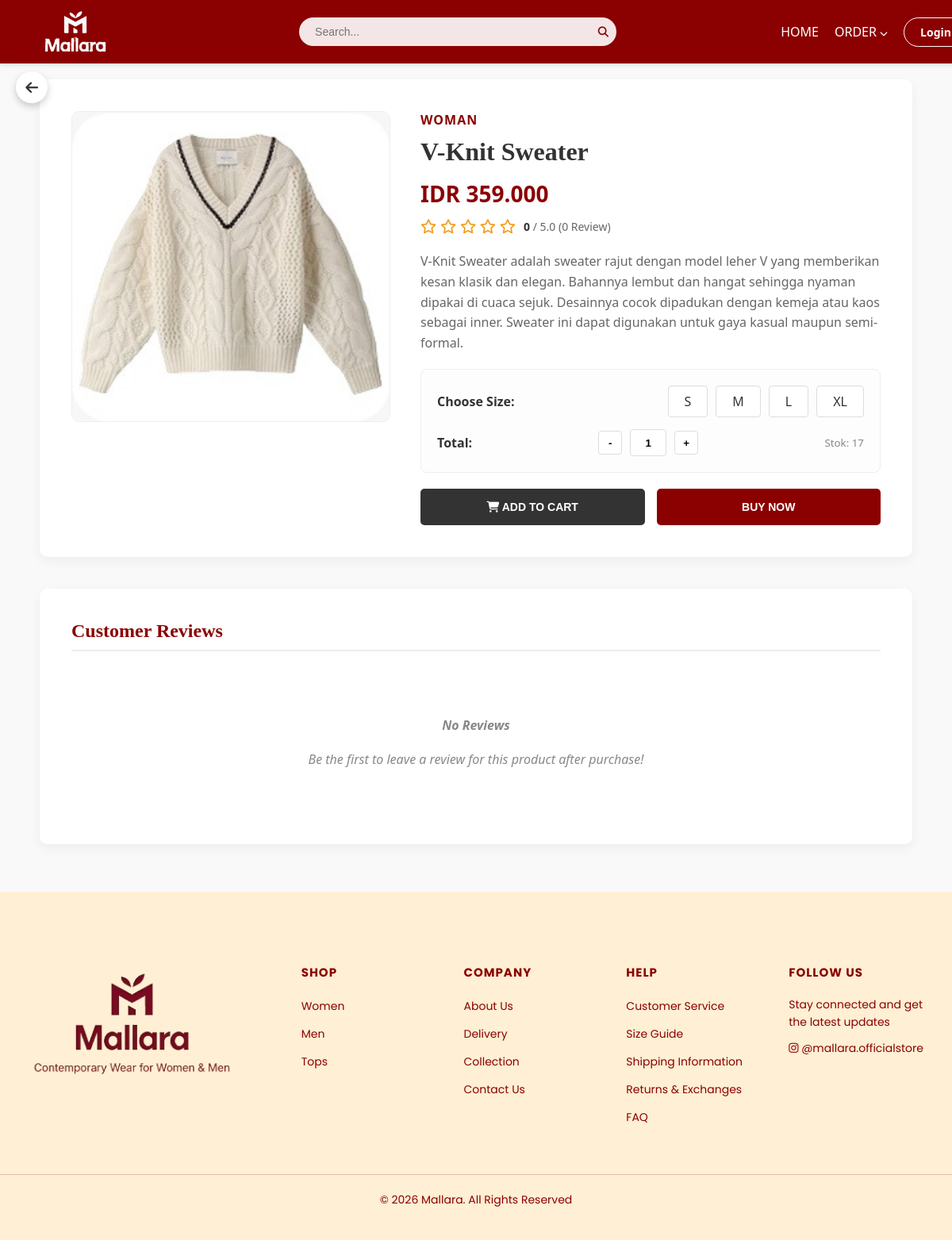
/customer/order_detail.php?id=2, run on the app's committed database.
### tables this page shows
CREATE TABLE `products` (
  `id` int(11) NOT NULL,
  `name` varchar(100) DEFAULT NULL,
  `price` int(11) DEFAULT NULL,
  `category` enum('man','woman') DEFAULT NULL,
  `image` varchar(255) DEFAULT NULL,
  `stock` int(11) DEFAULT 0,
  `rating` decimal(3,1) DEFAULT 0.0,
  `sold` int(11) DEFAULT 0,
  `is_trending` tinyint(1) DEFAULT 0,
  `description` text DEFAULT NULL,
  `created_at` timestamp NOT NULL DEFAULT current_timestamp()
);

### customer/order_detail.php (the view, shortened to what this page needs)
<?php
require __DIR__ . '/../config/database.php';
 $id = $_GET['id'];
 $query = mysqli_query($conn, "SELECT * FROM products WHERE id='$id'");
 $product = mysqli_fetch_assoc($query);
 $backUrl = "../index.php";
if (isset($_SERVER['HTTP_REFERER'])) {
    $backUrl = $_SERVER['HTTP_REFERER'];
}
 $ratingQuery = mysqli_query($conn, "SELECT AVG(rating) as avg_rating, COUNT(*) as total_reviews FROM reviews WHERE product_id = '$id'");
 $ratingData = mysqli_fetch_assoc($ratingQuery);
 $avgRating = 0;
 $totalReviews = 0;
if ($ratingData) {
    $avgRating = $ratingData['avg_rating'] ? round($ratingData['avg_rating'], 1) : 0;
    $totalReviews = $ratingData['total_reviews'] ?? 0;
}
 $fullStars = floor($avgRating);
 $hasHalfStar = ($avgRating - $fullStars) >= 0.5;
 $emptyStars = 5 - $fullStars - ($hasHalfStar ? 1 : 0);
 $reviewListQuery = mysqli_query($conn, "SELECT r.*, u.full_name FROM reviews r JOIN users u ON r.user_id = u.id WHERE r.product_id = '$id' ORDER BY r.id DESC");
?>
<!DOCTYPE html>
<html lang="id">
<head>
    <link rel="stylesheet" href="../assets/css/style.css">
    <link rel="stylesheet" href="https://cdnjs.cloudflare.com/ajax/libs/font-awesome/6.4.0/css/all.min.css">
</head>
<body>
    <?php
        $navPath = __DIR__ . '/../partials/navbar.php';
        if (file_exists($navPath)) { include $navPath; }
    ?>
    <div class="back-button-wrapper">
        <a href="<?= $backUrl ?>" class="btn-back" title="Kembali">
        </a>
    </div>
    <div class="container">
        <div class="product-detail-wrapper">
            <div class="product-gallery">
                <img src="../assets/img/products/<?= $product['category'] ?>/<?= $product['image'] ?>" alt="<?= $product['name'] ?>">
            </div>
            <div class="product-info">
                <div>
                    <div class="product-category"><?= $product['category'] ?></div>
                    <h1 class="product-title"><?= $product['name'] ?></h1>
                    <div class="product-price">IDR <?= number_format($product['price'], 0, ',', '.') ?></div>
                    <div class="product-rating">
                        <div class="stars">
                            <?php for($i=0; $i<$emptyStars; $i++): ?>
                                <i class="far fa-star"></i>
                            <?php endfor; ?>
                        </div>
                        <div class="rating-count">
                            <span><?= $avgRating ?></span> / 5.0 (<?= $totalReviews ?> Review)
                        </div>
                    </div>
                    <div class="product-description">
                        <?= nl2br($product['description']) ?>
                    </div>
                    <div class="product-meta">
                        <div class="meta-row">
                            <span class="meta-label">Choose Size:</span>
                            <div class="size-options">
                                <div class="size-btn" onclick="selectSize(this, 'S')">S</div>
                                <div class="size-btn" onclick="selectSize(this, 'M')">M</div>
                                <div class="size-btn" onclick="selectSize(this, 'L')">L</div>
                                <div class="size-btn" onclick="selectSize(this, 'XL')">XL</div>
                            </div>
                        </div>
                        <div class="meta-row">
                            <span class="meta-label">Total:</span>
                            <div class="qty-wrapper">
                                <button class="qty-btn" onclick="updateQty(-1)">-</button>
                                <input type="text" id="qtyInput" class="qty-input" value="1" readonly>
                                <button class="qty-btn" onclick="updateQty(1)">+</button>
                            </div>
                            <small style="color:#888;">Stok: <?= $product['stock'] ?></small>
                        </div>
                    </div>
                </div>
                <div class="action-buttons">
                    <button class="btn-cart" onclick="processAction('cart')">
                        <i class="fas fa-shopping-cart"></i> Add to Cart
                    </button>
                    <button class="btn-buy" onclick="processAction('buy')">
                        Buy Now
                    </button>
                </div>
            </div>
        </div>
        <div class="review-section">
            <div class="section-header">
                <h3>Customer Reviews</h3>
            </div>
            <div class="review-list">
                <?php if (mysqli_num_rows($reviewListQuery) > 0): ?>
                    <?php while ($review = mysqli_fetch_assoc($reviewListQuery)): ?>
                        <div class="review-item">
                            <div class="reviewer-name"><?= htmlspecialchars($review['full_name']) ?></div>
                            <span class="review-date"><?= date('d F Y', strtotime($review['created_at'])) ?></span>
                            <div class="review-rating">
                                <?php for($i=1; $i<=$review['rating']; $i++): ?>
                                    <i class="fas fa-star"></i>
                                <?php endfor; ?>
                            </div>
                            <div class="review-text">"<?= htmlspecialchars($review['comment']) ?>"</div>
                            <?php if(!empty($review['size'])): ?>
                                <small style="color:#999; display:block; margin-top:5px;">Size: <?= htmlspecialchars($review['size']) ?></small>
                            <?php endif; ?>
                            <?php if(!empty($review['image'])): ?>
                                <div style="margin-top:10px;">
                                    <img src="../assets/img/reviews/<?= $review['image'] ?>" alt="Review Image" style="max-width: 150px; border-radius: 8px; border: 1px solid #ddd;">
                                </div>
                            <?php endif; ?>
                        </div>
                    <?php endwhile; ?>
                <?php else: ?>
                    <div class="empty-review">
                        <h4>No Reviews</h4>
                        <p>Be the first to leave a review for this product after purchase!</p>
                    </div>
                <?php endif; ?>
            </div>
        </div>
    </div>
    <footer class="footer">
        <div class="footer-container">
            <div class="footer-brand">
                <img src="<?= BASE_URL ?>assets/img/logo footer/logo-footerr.png"
                     alt="Mallara Logo"
                     class="footer-logo"
                     onerror="this.style.display='none'">
            </div>
            <div>
                <h4>SHOP</h4>
                <ul>
                    <li><a href="<?= BASE_URL ?>customer/order_woman.php">Women</a></li>
                    <li><a href="<?= BASE_URL ?>customer/order_man.php">Men</a></li>
                    <li><a href="#">Tops</a></li>
                </ul>
            </div>
            <div>
                <h4>COMPANY</h4>
                <ul>
                    <li><a href="#">About Us</a></li>
                    <li><a href="#">Delivery</a></li>
                    <li><a href="#">Collection</a></li>
                    <li><a href="#">Contact Us</a></li>
                </ul>
            </div>
            <div>
                <h4>HELP</h4>
                <ul>
                    <li><a href="#">Customer Service</a></li>
                    <li><a href="#">Size Guide</a></li>
                    <li><a href="#">Shipping Information</a></li>
                    <li><a href="#">Returns & Exchanges</a></li>
                    <li><a href="#">FAQ</a></li>
                </ul>
            </div>
            <div>
                <h4>FOLLOW US</h4>
                <p>Stay connected and get the latest updates</p>
                <p>
                    <i class="fab fa-instagram"></i>
                    @mallara.officialstore
                </p>
            </div>
        </div>
        <div class="footer-bottom">
            <p>© <?= date('Y'); ?> Mallara. All Rights Reserved</p>
        </div>
    </footer>
</body>
</html>

### assets/css/style.css (style rules this page uses)
body { margin:0; font-family: 'Segoe UI'; background:#8b0000; color:white; }
.footer { background-color: #fff; padding: 0; margin-top: 0; width: 100%; }

### data on the page
products: category+image (picture), category "WOMAN", name "V-Knit Sweater", price "359.000", description "V-Knit Sweater adalah sweater rajut dengan model leher V yang memberikan kesan klasik dan elegan. Bahannya lembut dan hangat sehingga nyaman dipakai di cuaca sejuk. Desainnya cocok dipadukan dengan kemeja atau kaos sebagai inner. Sweater ini dapat digunakan untuk gaya kasual maupun semi-formal.", stock "17"

### other printed values
$avgRating "0"
$totalReviews "0"
